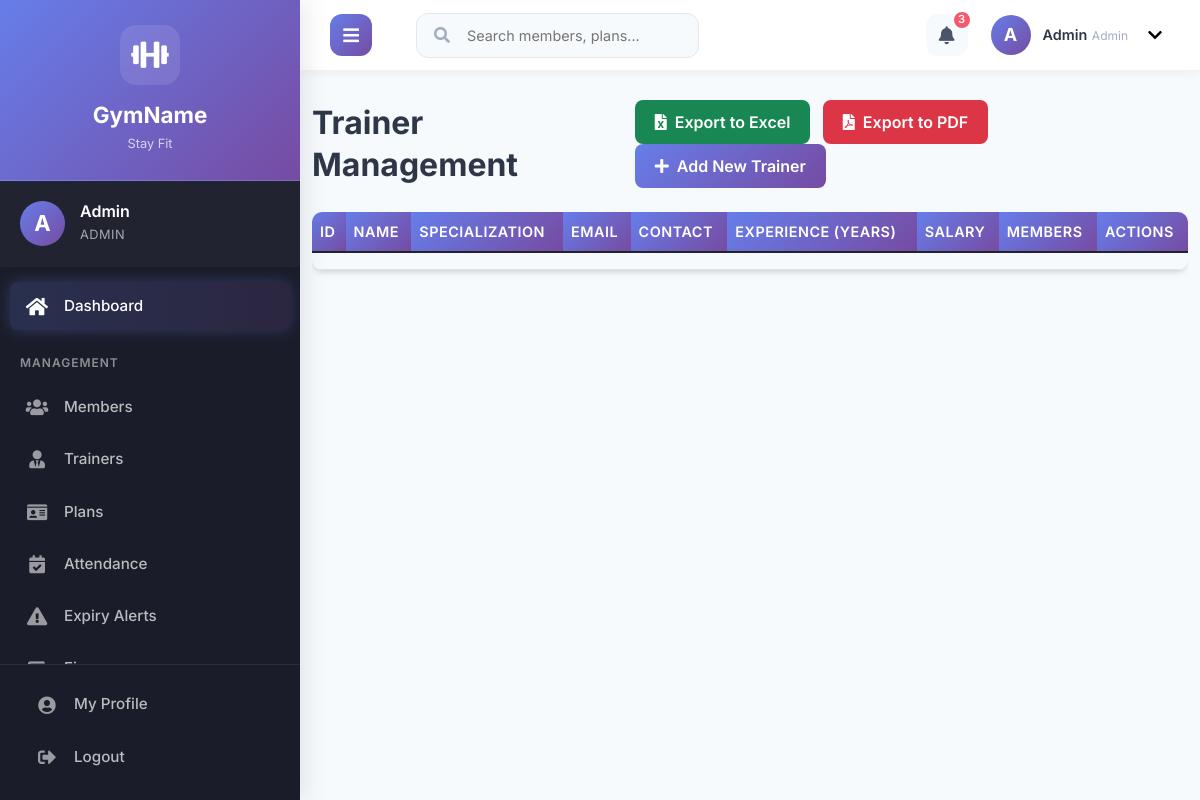
The app's page /admin/trainers.php (signed in), older data.
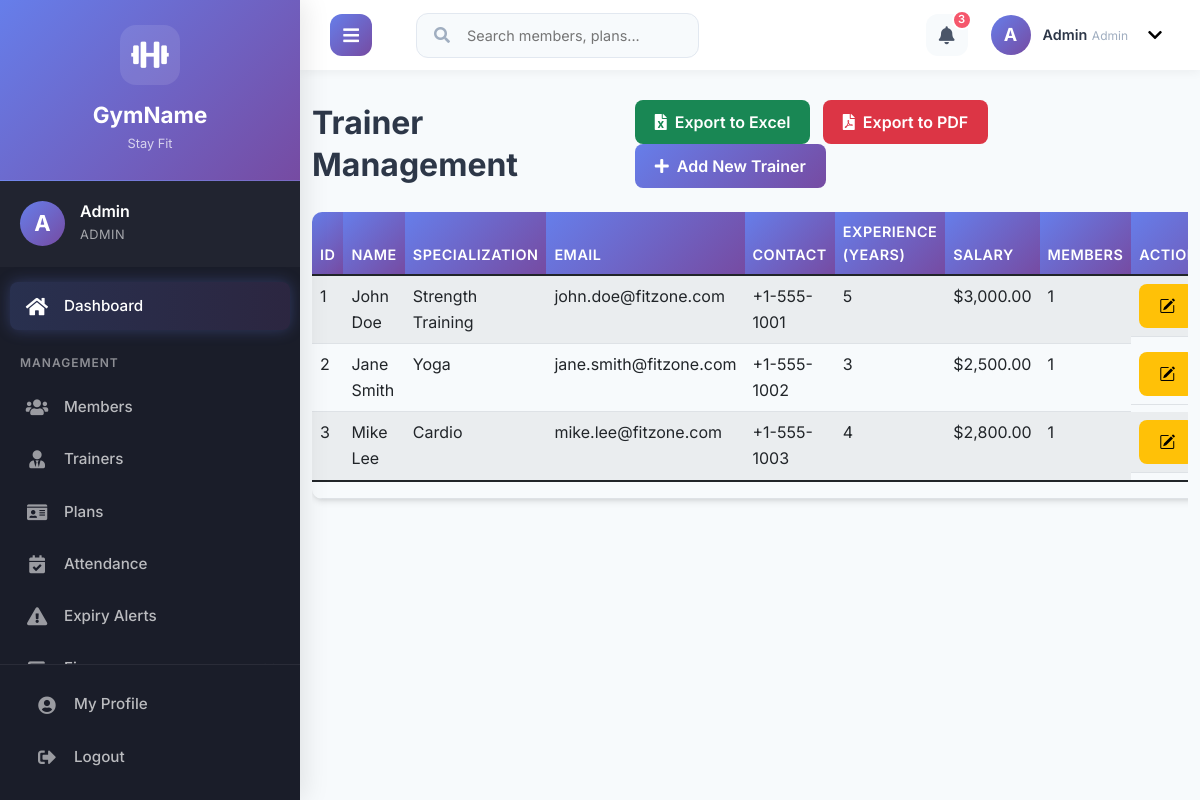
The same page, newer data.
### tables this page shows
CREATE TABLE trainers (
    id INT AUTO_INCREMENT PRIMARY KEY,
    name VARCHAR(100) NOT NULL,
    specialization VARCHAR(100),
    contact VARCHAR(20),
    email VARCHAR(100) UNIQUE,
    experience INT,
    salary DECIMAL(10,2),
    join_date DATE
);

### admin/trainers.php (the view, shortened to what this page needs)
<?php
require_once '../includes/config.php';
$trainers = $conn->query("SELECT t.*, COUNT(m.id) as member_count FROM trainers t LEFT JOIN members m ON t.id = m.trainer_id GROUP BY t.id");
?>
<!DOCTYPE html>
<html lang="en">
<head>
    <link href="https://cdn.jsdelivr.net/npm/bootstrap@5.1.3/dist/css/bootstrap.min.css" rel="stylesheet">
    <link rel="stylesheet" href="https://cdnjs.cloudflare.com/ajax/libs/font-awesome/5.15.4/css/all.min.css">
    <link href="../assets/css/style.css" rel="stylesheet">
    <link rel="stylesheet" href="https://cdn.jsdelivr.net/npm/bootstrap-icons@1.10.0/font/bootstrap-icons.css">
    <link rel="stylesheet" href="https://cdn.datatables.net/1.11.5/css/dataTables.bootstrap5.min.css">
</head>
<body>
    <div class="main-wrapper">
    <?php include '../includes/header.php'; ?>
    <div class="page-content">
        <div class="container-fluid">
        <div class="d-flex justify-content-between align-items-center mb-4">
            <h2 class="mb-0">Trainer Management</h2>
            <div>
                <button class="btn btn-success me-2" onclick="exportToExcel()">
                    <i class="fas fa-file-excel me-2"></i>Export to Excel
                </button>
                <button class="btn btn-danger me-2" onclick="exportToPDF()">
                    <i class="fas fa-file-pdf me-2"></i>Export to PDF
                </button>
                <button class="btn btn-primary" data-bs-toggle="modal" data-bs-target="#trainerModal">
                    <i class="fas fa-plus me-2"></i>Add New Trainer
                </button>
            </div>
        </div>
        <div class="table-responsive">
            <table id="datatables" class="table table-striped table-no-bordered table-hover" cellspacing="0" width="100%" style="width:100%">
                <thead>
                    <tr>
                        <th>ID</th>
                        <th>Name</th>
                        <th>Specialization</th>
                        <th>Email</th>
                        <th>Contact</th>
                        <th>Experience (years)</th>
                        <th>Salary</th>
                        <th>Members</th>
                        <th>Actions</th>
                    </tr>
                </thead>
                <tbody>
                    <?php while ($row = $trainers->fetch_assoc()): ?>
                        <tr>
                            <td><?php echo $row['id']; ?></td>
                            <td><?php echo $row['name']; ?></td>
                            <td><?php echo $row['specialization']; ?></td>
                            <td><?php echo $row['email']; ?></td>
                            <td><?php echo $row['contact']; ?></td>
                            <td><?php echo $row['experience']; ?></td>
                            <td>$<?php echo number_format($row['salary'], 2); ?></td>
                            <td><?php echo $row['member_count']; ?></td>
                            <td class="d-flex gap-2">
                                <a href="?edit=<?php echo $row['id']; ?>" class="btn btn-xs btn-warning">
                                    <i class="bi bi-pencil-square"></i>
                                </a>
                            </td>
                        </tr>
                    <?php endwhile; ?>
                </tbody>
                <tfoot>
                    <tr>
                        <th></th>
                        <th></th>
                        <th></th>
                        <th></th>
                        <th></th>
                        <th></th>
                        <th></th>
                        <th></th>
                        <th></th>
                    </tr>
                </tfoot>
            </table>
        </div>
    </div>
    </div>
    </div>
</body>
</html>

Row changes from the older to the newer data that the page shows:
added trainers: id "1", name "John Doe", specialization "Strength Training", email "john.doe@fitzone.com", contact "+1-555-1001", experience "5", salary "3,000.00", member_count "1"
added trainers: id "2", name "Jane Smith", specialization "Yoga", email "jane.smith@fitzone.com", contact "+1-555-1002", experience "3", salary "2,500.00", member_count "1"
added trainers: id "3", name "Mike Lee", specialization "Cardio", email "mike.lee@fitzone.com", contact "+1-555-1003", experience "4", salary "2,800.00", member_count "1"
